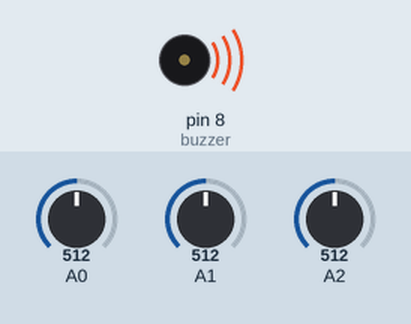
Simulated run of this sketch. Board: Arduino Uno, built with avr-gcc and run on an emulated ATmega328P. Shown: buzzer (waves = sounding). The inputs (shaded band) are chosen by the test bench; at power-on: A0 = 512, A1 = 512, A2 = 512.

Above: at 0.1 s.
Timing chart, 0 to 1.6 s (numbered marks = the images above):
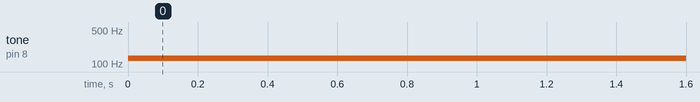

The sketch:

code.ino
```cpp
/*
  Keyboard
  Plays a note on the buzzer (pin 8) while one of the three force sensors (A0, A1, A2) is pressed.
*/
#define NOTE_A4  440
#define NOTE_B4  494
#define NOTE_C3  131

const int threshold = 10;              // a reading above this counts as a press
int notes[] = { NOTE_A4, NOTE_B4, NOTE_C3 };

void setup() {
}

void loop() {
  for (int thisSensor = 0; thisSensor < 3; thisSensor++) {
    int sensorReading = analogRead(thisSensor);     // A0, A1, A2 in turn
    if (sensorReading > threshold) {
      tone(8, notes[thisSensor], 20);
    }
  }
}
```

Measured:
- by itself, tone on pin 8 (buzzer): silent → 131 Hz at 0.00 s
